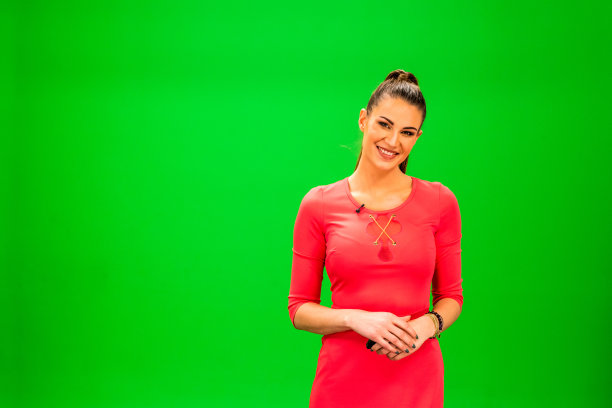
#> input picture src/demo.jpeg, 612 x 408 px
$ python main.py
#> lines starting #> are read from the running program, lines starting #| are printed output that depends on the picture; after the words box and inside, x2 and y2 are one past the last pixel; in counts of white or black regions, pixels touching at a corner belong together
import cv2
import Frame

# load the image
image = cv2.imread('src/demo.jpeg')
#> image is the input picture: shape (408, 612, 3); mean B, G, R 26, 176.3, 39
# [6 lines of commented-out code are left out]

hsv = cv2.cvtColor(image, cv2.COLOR_BGR2HSV)
#> hsv: shape (408, 612, 3); mean H, S, V 68.3, 244, 202.4

# 计算图像绿值的范围，则除了图像人物以外，其他均为白色255，图像人物为黑色0
mask = cv2.inRange(hsv, (35, 43, 46), (77, 255, 255))
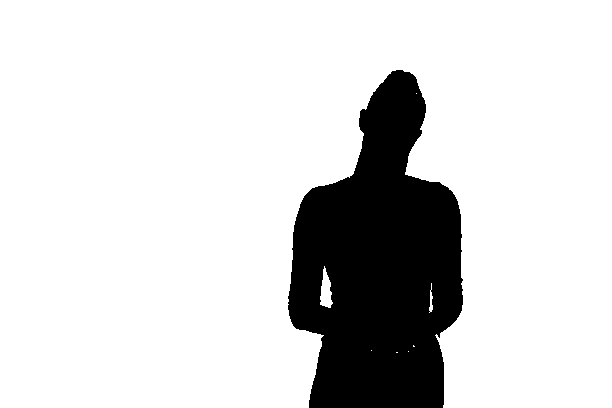
#> mask: shape (408, 612); 84.1% white; 1 black region, box (x1, y1, x2, y2) and area: (288, 70, 463, 408) 39590


# 对mask进行形态学操作
k = cv2.getStructuringElement(cv2.MORPH_RECT, (3, 3), (-1, -1))
# 返回指定形状和尺寸的核用于后面的形态学操作
mask = cv2.morphologyEx(mask,3, k)
#> mask: shape (408, 612); 84.2% white; 1 black region, box (x1, y1, x2, y2) and area: (288, 70, 463, 408) 39568
# 通过闭操作 填充内部的小白点，去除干扰
mask = cv2.erode( mask, k)
#> mask: shape (408, 612); 83.7% white; 1 black region, box (x1, y1, x2, y2) and area: (287, 69, 464, 408) 40748
# 腐蚀操作
mask = cv2.GaussianBlur(mask, (3, 3), 0, 0)
# 高斯模糊
# 将图像进行取反操作，则图像人物为白色255，其他为黑色0
cv2.bitwise_not(mask, mask)
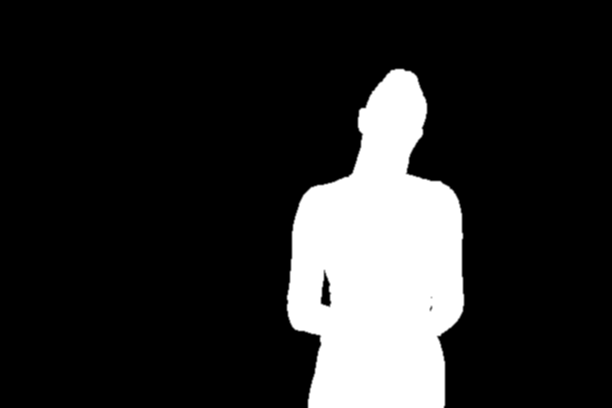
#> mask: shape (408, 612); min 0, max 255, mean 41.6

cv2.imwrite('src/LumaKwying_4.jpeg', mask)

# convert the image to grayscale
gray_image = cv2.cvtColor(image, cv2.COLOR_BGR2GRAY)
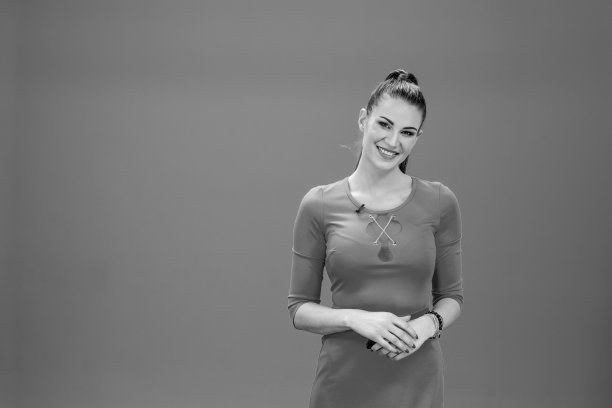
#> gray_image: shape (408, 612); min 0, max 250, mean 118.2
# apply Gaussian blur
blurred_image = cv2.GaussianBlur(gray_image, (5, 5), 0)
# use Canny edge detection to detect edges
canny_edges = cv2.Canny(blurred_image, 20, 80)
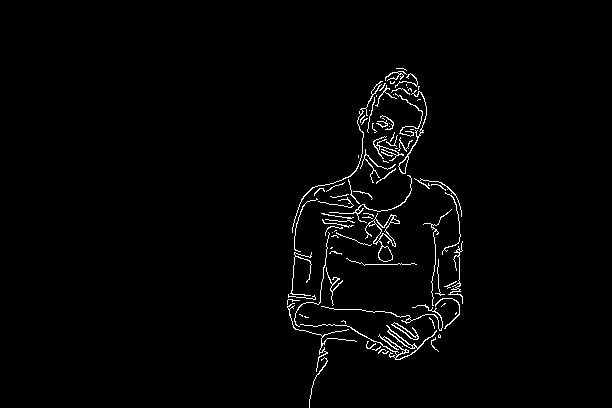
#> canny_edges: shape (408, 612); 1.8% white in thin lines or dots, all inside (x1, y1, x2, y2) = (287, 68, 463, 408)
# apply binary threshold to create a mask
_, mask = cv2.threshold(canny_edges, 0, 255, cv2.THRESH_BINARY + cv2.THRESH_OTSU)

# extract the foreground object using the mask
foreground = cv2.bitwise_and(image, image, mask=mask)
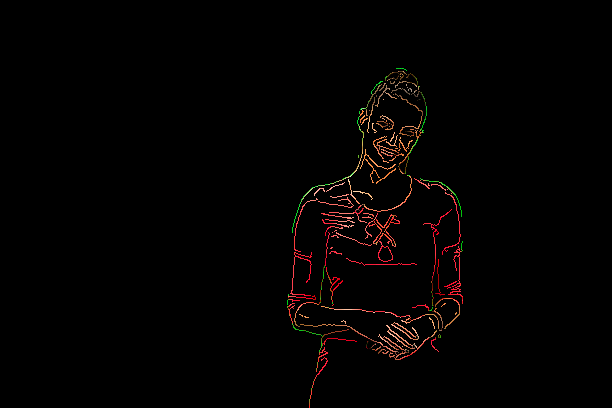
#> foreground: shape (408, 612, 3); mean B, G, R 1.3, 1.8, 3.7

# display the result
cv2.imwrite('Foreground.jpeg', canny_edges)

import cv2
import numpy as np


# 转换为灰度图像
gray = cv2.cvtColor(image, cv2.COLOR_BGR2GRAY)
gray = image

# 高斯滤波器
kernel_size = 3
gaussian = cv2.GaussianBlur(gray, (kernel_size, kernel_size), 1)

gaussian_down = cv2.pyrDown(gaussian)
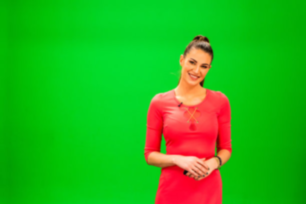
#> gaussian_down: shape (204, 306, 3); mean B, G, R 26, 176.4, 38.9
gaussian = cv2.pyrUp(gaussian_down)

# Gedge操作
gedge = cv2.subtract(gray, gaussian)
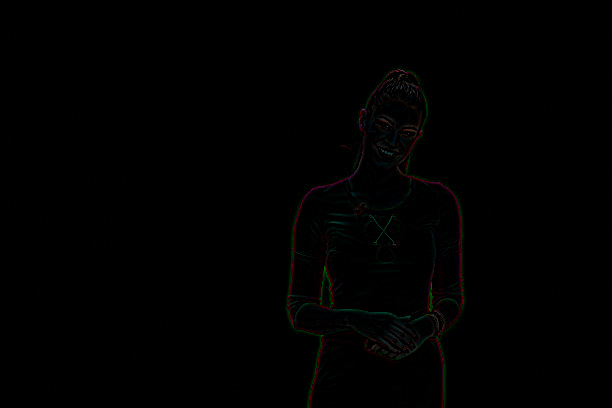
#> gedge: shape (408, 612, 3); mean B, G, R 0.6, 0.8, 0.8

# # 显示结果
# cv2.imshow('Original', gray)
# cv2.imshow('Gaussian', gaussian)
cv2.imwrite('src/Gaussian.jpeg', gaussian)
cv2.imwrite('src/Gray.jpeg', gray)
cv2.imwrite('src/Gedge.jpeg', gedge)
